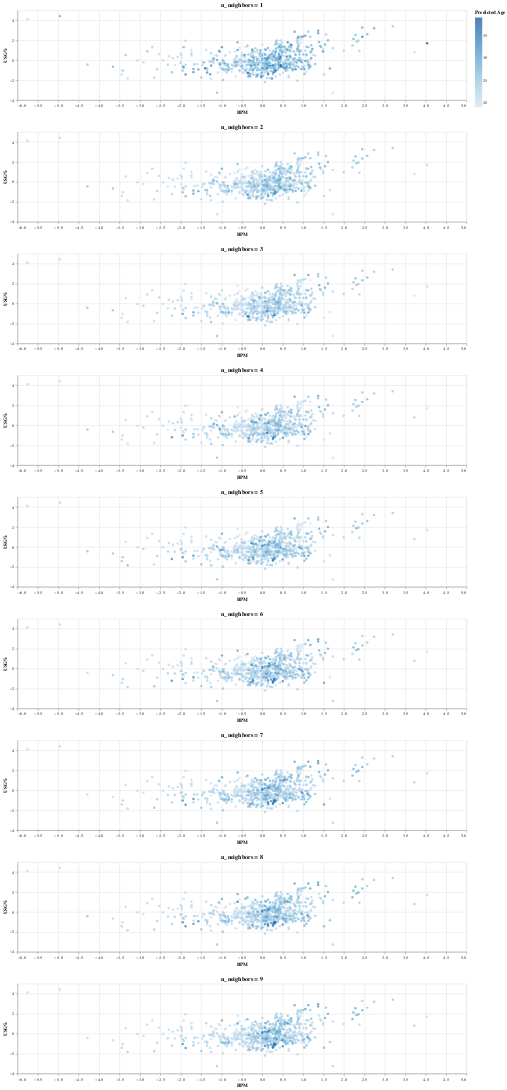

Notebook code cell kept with this figure:
### Code cell
alt.vconcat(*[make_chart(k) for k in range(1,10)])

### Figure 1 — Vega-Lite specification as saved in the notebook (floating-point values rounded to 4 significant figures; data arrays with more than 128 entries replaced by an {"elided": "..."} marker saying what was removed)
{"config": {"view": {"continuousWidth": 400, "continuousHeight": 300}}, "vconcat": [{"mark": "circle", "encoding": {"color": {"type": "quantitative", "field": "pred1", "title": "Predicted Age"}, "tooltip": [{"type": "nominal", "field": "Player"}, {"type": "quantitative", "field": "Age"}, {"type": "quantitative", "field": "BPM"}, {"type": "quantitative", "field": "USG%"}, {"type": "quantitative", "field": "MP"}], "x": {"type": "quantitative", "field": "BPM"}, "y": {"type": "quantitative", "field": "USG%"}}, "height": 200, "title": "n_neighbors = 1", "width": 1000}, {"mark": "circle", "encoding": {"color": {"type": "quantitative", "field": "pred2", "title": "Predicted Age"}, "tooltip": [{"type": "nominal", "field": "Player"}, {"type": "quantitative", "field": "Age"}, {"type": "quantitative", "field": "BPM"}, {"type": "quantitative", "field": "USG%"}, {"type": "quantitative", "field": "MP"}], "x": {"type": "quantitative", "field": "BPM"}, "y": {"type": "quantitative", "field": "USG%"}}, "height": 200, "title": "n_neighbors = 2", "width": 1000}, {"mark": "circle", "encoding": {"color": {"type": "quantitative", "field": "pred3", "title": "Predicted Age"}, "tooltip": [{"type": "nominal", "field": "Player"}, {"type": "quantitative", "field": "Age"}, {"type": "quantitative", "field": "BPM"}, {"type": "quantitative", "field": "USG%"}, {"type": "quantitative", "field": "MP"}], "x": {"type": "quantitative", "field": "BPM"}, "y": {"type": "quantitative", "field": "USG%"}}, "height": 200, "title": "n_neighbors = 3", "width": 1000}, {"mark": "circle", "encoding": {"color": {"type": "quantitative", "field": "pred4", "title": "Predicted Age"}, "tooltip": [{"type": "nominal", "field": "Player"}, {"type": "quantitative", "field": "Age"}, {"type": "quantitative", "field": "BPM"}, {"type": "quantitative", "field": "USG%"}, {"type": "quantitative", "field": "MP"}], "x": {"type": "quantitative", "field": "BPM"}, "y": {"type": "quantitative", "field": "USG%"}}, "height": 200, "title": "n_neighbors = 4", "width": 1000}, {"mark": "circle", "encoding": {"color": {"type": "quantitative", "field": "pred5", "title": "Predicted Age"}, "tooltip": [{"type": "nominal", "field": "Player"}, {"type": "quantitative", "field": "Age"}, {"type": "quantitative", "field": "BPM"}, {"type": "quantitative", "field": "USG%"}, {"type": "quantitative", "field": "MP"}], "x": {"type": "quantitative", "field": "BPM"}, "y": {"type": "quantitative", "field": "USG%"}}, "height": 200, "title": "n_neighbors = 5", "width": 1000}, {"mark": "circle", "encoding": {"color": {"type": "quantitative", "field": "pred6", "title": "Predicted Age"}, "tooltip": [{"type": "nominal", "field": "Player"}, {"type": "quantitative", "field": "Age"}, {"type": "quantitative", "field": "BPM"}, {"type": "quantitative", "field": "USG%"}, {"type": "quantitative", "field": "MP"}], "x": {"type": "quantitative", "field": "BPM"}, "y": {"type": "quantitative", "field": "USG%"}}, "height": 200, "title": "n_neighbors = 6", "width": 1000}, {"mark": "circle", "encoding": {"color": {"type": "quantitative", "field": "pred7", "title": "Predicted Age"}, "tooltip": [{"type": "nominal", "field": "Player"}, {"type": "quantitative", "field": "Age"}, {"type": "quantitative", "field": "BPM"}, {"type": "quantitative", "field": "USG%"}, {"type": "quantitative", "field": "MP"}], "x": {"type": "quantitative", "field": "BPM"}, "y": {"type": "quantitative", "field": "USG%"}}, "height": 200, "title": "n_neighbors = 7", "width": 1000}, {"mark": "circle", "encoding": {"color": {"type": "quantitative", "field": "pred8", "title": "Predicted Age"}, "tooltip": [{"type": "nominal", "field": "Player"}, {"type": "quantitative", "field": "Age"}, {"type": "quantitative", "field": "BPM"}, {"type": "quantitative", "field": "USG%"}, {"type": "quantitative", "field": "MP"}], "x": {"type": "quantitative", "field": "BPM"}, "y": {"type": "quantitative", "field": "USG%"}}, "height": 200, "title": "n_neighbors = 8", "width": 1000}, {"mark": "circle", "encoding": {"color": {"type": "quantitative", "field": "pred9", "title": "Predicted Age"}, "tooltip": [{"type": "nominal", "field": "Player"}, {"type": "quantitative", "field": "Age"}, {"type": "quantitative", "field": "BPM"}, {"type": "quantitative", "field": "USG%"}, {"type": "quantitative", "field": "MP"}], "x": {"type": "quantitative", "field": "BPM"}, "y": {"type": "quantitative", "field": "USG%"}}, "height": 200, "title": "n_neighbors = 9", "width": 1000}], "data": {"name": "data-1d23347c6cb71b997b04374ab9084483"}, "$schema": "https://vega.github.io/schema/vega-lite/v4.8.1.json", "datasets": {"data-1d23347c6cb71b997b04374ab9084483": {"elided": "651 records"}}}
